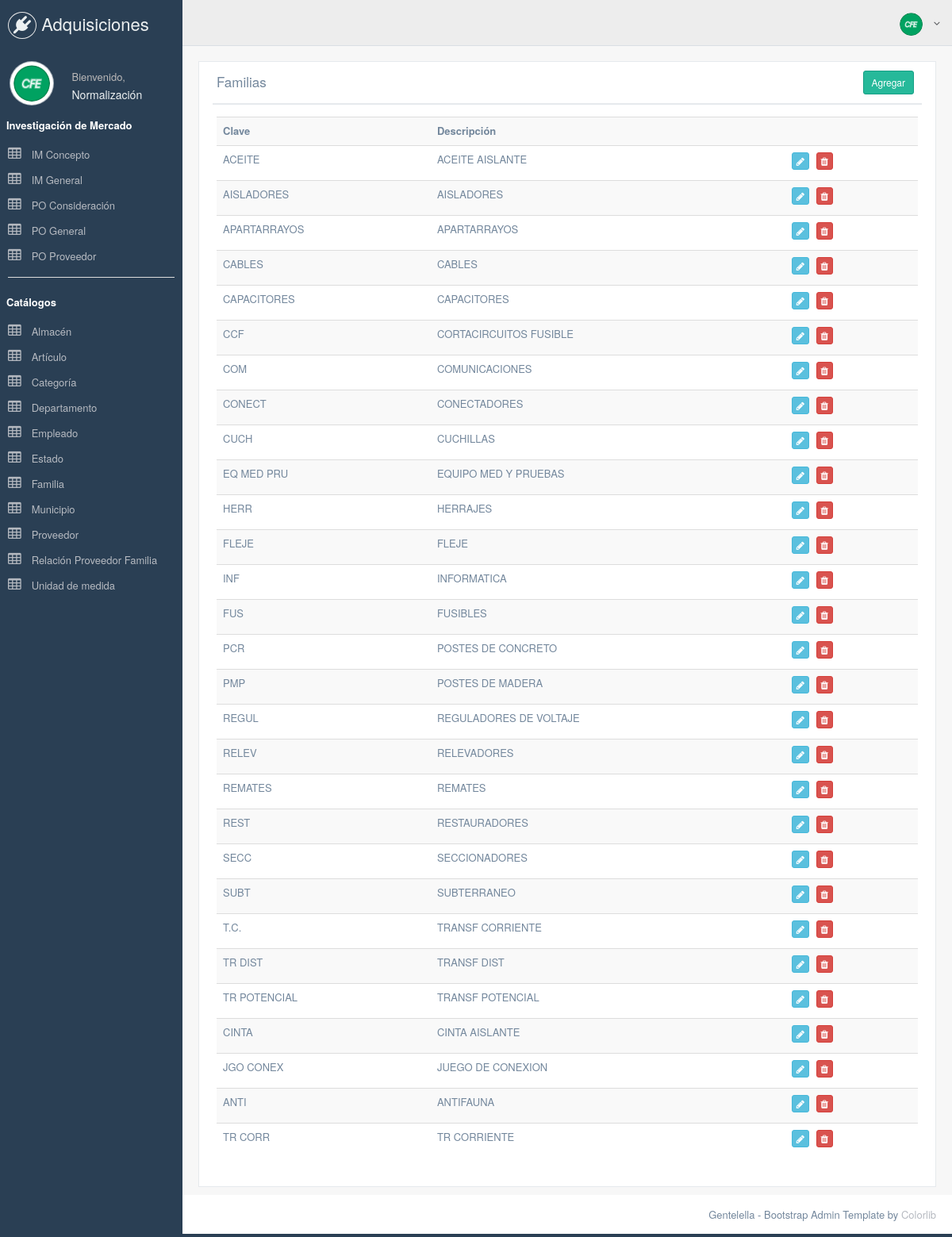
/index.php/familia, run on an earlier commit of the app's database.
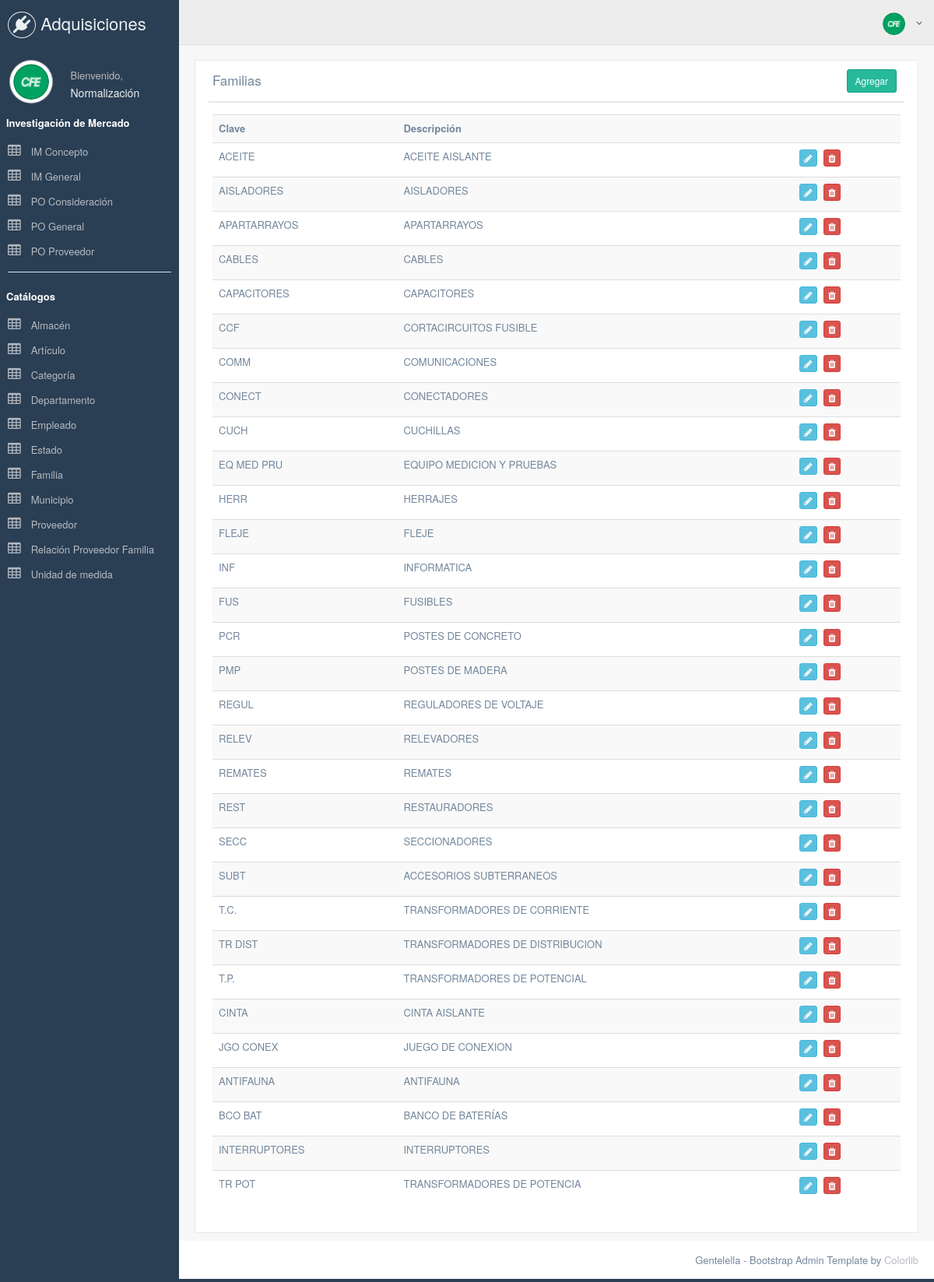
And on a later commit of the database.
### tables this page shows
CREATE TABLE IF NOT EXISTS `familia` (
  `id` int(11) NOT NULL,
  `clave` varchar(20) NOT NULL,
  `descripcion` varchar(250) NOT NULL,
  PRIMARY KEY (`id`),
  UNIQUE KEY `clave` (`clave`)
);

### application/controllers/Familia.php (called while the page is built, shortened)
<?php
class Familia extends CI_Controller{
    function __construct()
    {
        $this->load->model('Familiamodel');
    }
    function index()
    {
        $data['listafamilia'] = $this->Familiamodel->get_all_listafamilia();
        $data['_view'] = 'familia/index';
        $this->load->view('layouts/main',$data);
    }
}

### index.php (called while the page is built, shortened)
<?php
require_once BASEPATH.'core/CodeIgniter.php';

### application/models/Familiamodel.php (called while the page is built, shortened)
<?php
class Familiamodel extends CI_Model
{
    function get_all_listafamilia()
    {
        return $this->db->get('familia')->result_array();
    }
}

### application/views/familia/index.php (the view)
<div class="row">
  	<div class="col-md-12 col-sm-12 col-xs-12">
        <div class="x_panel">
          	<div class="x_title">
                <h2>Familias</h2>
                <div class="nav navbar-right">
					<a href="<?php echo site_url('familia/add'); ?>" class="btn btn-success btn-sm">Agregar</a>
				</div>
                <div class="clearfix"></div>
          	</div>
          	<div class="x_content">
  				<table class="table table-striped">
				    <tr>
						<th>Clave</th>
						<th>Descripción</th>
						<th></th>
				    </tr>
					<?php foreach($listafamilia as $f){ ?>
				    <tr>
						<td><?php echo $f['clave']; ?></td>
						<td><?php echo $f['descripcion']; ?></td>
						<td>
				            <a href="<?php echo site_url('familia/edit/'.$f['id']); ?>" class="btn btn-info btn-xs"><span class="fa fa-pencil"></span></a>
				            <a href="<?php echo site_url('familia/remove/'.$f['id']); ?>" onclick="return confirm('¿Desea eliminar la familia seleccionada?');" class="btn btn-danger btn-xs"><span class="fa fa-trash"></span></a>
				        </td>
				    </tr>
					<?php } ?>
				</table>
          	</div>
        </div>
  	</div>
</div>

What changed in the data, as far as the page shows it:
removed familia: clave "TR CORR", descripcion "TR CORRIENTE"
changed familia "COMUNICACIONES": clave "COM" → "COMM"
changed familia "EQ MED PRU": descripcion "EQUIPO MED Y PRUEBAS" → "EQUIPO MEDICION Y PRUEBAS"
changed familia "SUBT": descripcion "SUBTERRANEO" → "ACCESORIOS SUBTERRANEOS"
changed familia: descripcion "TRANSF CORRIENTE" → "TRANSFORMADORES DE CORRIENTE"
changed familia "TR DIST": descripcion "TRANSF DIST" → "TRANSFORMADORES DE DISTRIBUCION"
changed familia: clave "TR POTENCIAL" → "T.P."; descripcion "TRANSF POTENCIAL" → "TRANSFORMADORES DE POTENCIAL"
changed familia "ANTIFAUNA": clave "ANTI" → "ANTIFAUNA"
added familia: clave "BCO BAT", descripcion "BANCO DE BATERÍAS"
added familia: clave "INTERRUPTORES", descripcion "INTERRUPTORES"
added familia: clave "TR POT", descripcion "TRANSFORMADORES DE POTENCIA"
